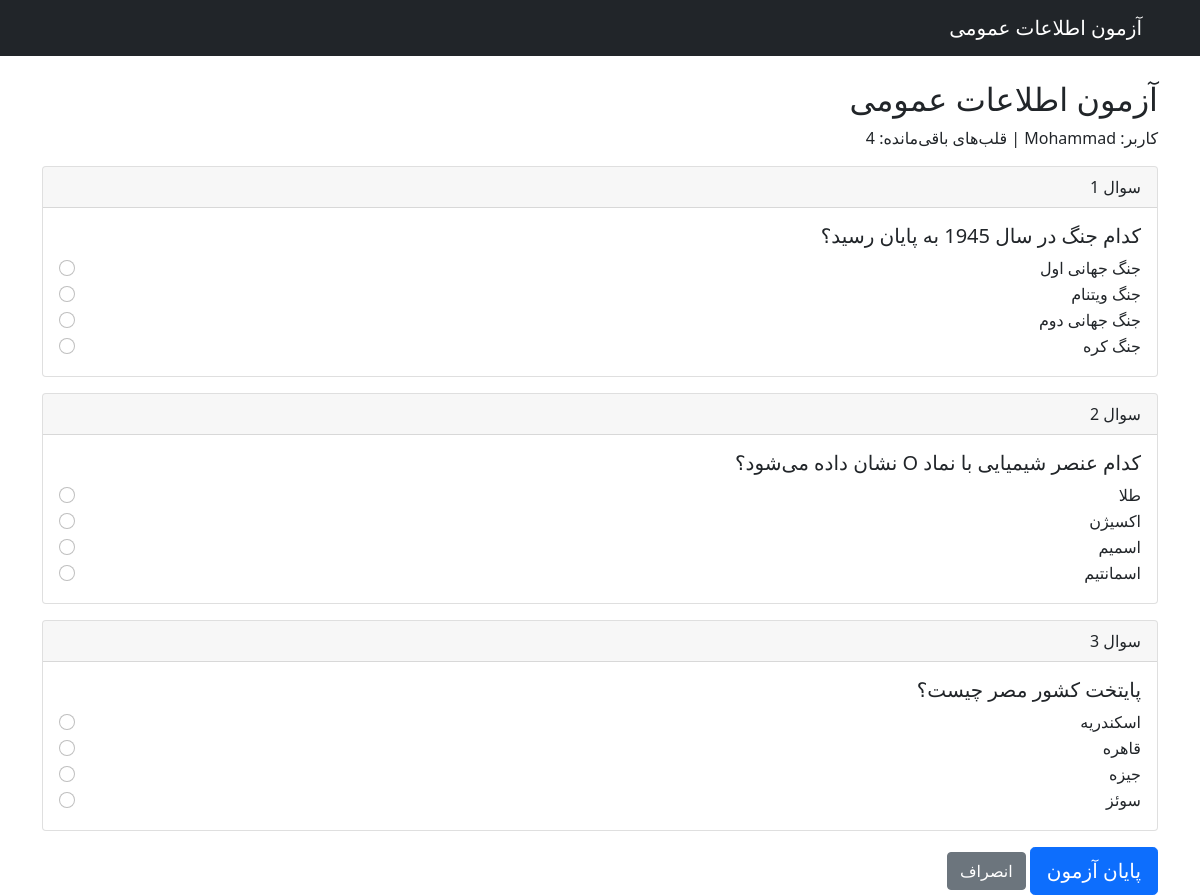
The page /quiz/ (signed in) on the database its author committed.
### Users/models.py (models this page shows, shortened)
class CustomUser(AbstractUser):
    hearts = models.IntegerField(default=5)
    hearts_last_update = models.DateTimeField(default=timezone.now)
    total_score = models.IntegerField(default=0)
    def can_take_quiz(self):
        if self.hearts > 0:
            return True, "می‌توانید آزمون دهید"

class Question(models.Model):
    text = models.TextField(verbose_name="متن سوال")
    option1 = models.CharField(max_length=200, verbose_name="گزینه ۱")
    option2 = models.CharField(max_length=200, verbose_name="گزینه ۲")
    option3 = models.CharField(max_length=200, verbose_name="گزینه ۳")
    option4 = models.CharField(max_length=200, verbose_name="گزینه ۴")
    correct_option = models.IntegerField(
        choices=[(1, 'گزینه ۱'), (2, 'گزینه ۲'), (3, 'گزینه ۳'), (4, 'گزینه ۴')],
        verbose_name="گزینه صحیح"
    )
    used_count = models.IntegerField(default=0)

### Users/views.py (the view, shortened to what this page needs)
# urls.py: path('quiz/', views.quiz_view, name='quiz'),
@login_required
def quiz_view(request):
    user = request.user
    can_take_quiz, message = user.can_take_quiz()
    if not can_take_quiz:
        messages.warning(request, message)
        return redirect('dashboard')
    quiz_settings = QuizSettings.objects.first()
    if not quiz_settings:
        quiz_settings = QuizSettings.objects.create()
    answered_questions = UserAnswer.objects.filter(user=user).values_list('question_id', flat=True)
    available_questions = Question.objects.exclude(id__in=answered_questions)
    if available_questions.count() < quiz_settings.total_questions:
        available_questions = Question.objects.all().order_by('used_count')
    questions = list(available_questions[:quiz_settings.total_questions])
    random.shuffle(questions)
    if not questions:
        messages.error(request, 'در حال حاضر سوالی برای نمایش وجود ندارد')
        return redirect('dashboard')
    context = {
        'questions': questions,
        'quiz_settings': quiz_settings,
        'user': user,
    }
    return render(request, 'Users/quiz.html', context)

### Users/templates/Users/quiz.html (shortened to what this page needs)
<!DOCTYPE html>
<html lang="fa" dir="rtl">
<head>
    <link href="https://cdn.jsdelivr.net/npm/bootstrap@5.1.3/dist/css/bootstrap.min.css" rel="stylesheet">
</head>
<body>
    <nav class="navbar navbar-expand-lg navbar-dark bg-dark">
        <div class="container">
            <a class="navbar-brand" href="/dashboard/">آزمون اطلاعات عمومی</a>
        </div>
    </nav>
    <div class="container mt-4">
        <h2>آزمون اطلاعات عمومی</h2>
        <p>کاربر: {{ user.username }} | قلب‌های باقی‌مانده: {{ user.hearts }}</p>
        <form method="post">
            {% for question in questions %}
            <div class="card mb-3">
                <div class="card-header">سوال {{ forloop.counter }}</div>
                <div class="card-body">
                    <h5>{{ question.text }}</h5>
                    <div class="form-check">
                        <input class="form-check-input" type="radio" name="question_{{ question.id }}" value="1" required>
                        <label class="form-check-label">{{ question.option1 }}</label>
                    </div>
                    <div class="form-check">
                        <input class="form-check-input" type="radio" name="question_{{ question.id }}" value="2">
                        <label class="form-check-label">{{ question.option2 }}</label>
                    </div>
                    <div class="form-check">
                        <input class="form-check-input" type="radio" name="question_{{ question.id }}" value="3">
                        <label class="form-check-label">{{ question.option3 }}</label>
                    </div>
                    <div class="form-check">
                        <input class="form-check-input" type="radio" name="question_{{ question.id }}" value="4">
                        <label class="form-check-label">{{ question.option4 }}</label>
                    </div>
                </div>
            </div>
            {% endfor %}
            <button type="submit" class="btn btn-primary btn-lg">پایان آزمون</button>
            <a href="/dashboard/" class="btn btn-secondary">انصراف</a>
        </form>
    </div>
</body>
</html>

### rows shown on the page
CustomUser: hearts "4"
Question: text "کدام جنگ در سال 1945 به پایان رسید؟", option1 "جنگ جهانی اول", option2 "جنگ ویتنام", option3 "جنگ جهانی دوم", option4 "جنگ کره"
Question: text "کدام عنصر شیمیایی با نماد O نشان داده می‌شود؟", option1 "طلا", option2 "اکسیژن", option3 "اسمیم", option4 "اسمانتیم"
Question: text "پایتخت کشور مصر چیست؟", option1 "اسکندریه", option2 "قاهره", option3 "جیزه", option4 "سوئز"
